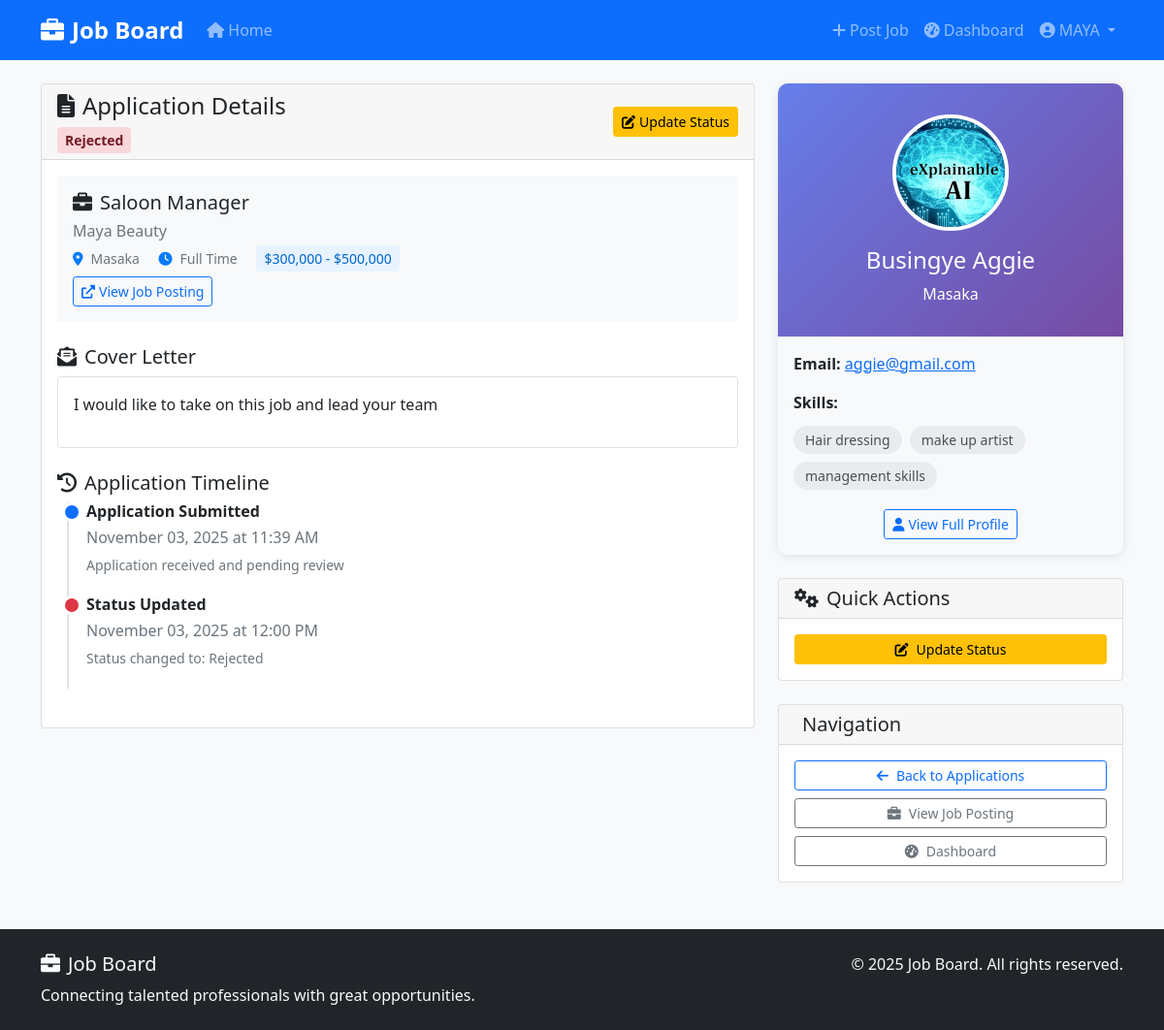
/application/3/ (signed in), run on the app's committed database.
### jobs/models.py (models this page shows, shortened)
class Application(models.Model):
    job = models.ForeignKey(Job, on_delete=models.CASCADE, related_name='applications')
    applicant = models.ForeignKey(User, on_delete=models.CASCADE, related_name='applications')
    cover_letter = models.TextField()
    status = models.CharField(max_length=20, choices=APPLICATION_STATUS_CHOICES, default='pending')
    applied_at = models.DateTimeField(auto_now_add=True)
    updated_at = models.DateTimeField(auto_now=True)
    notes = models.TextField(blank=True, null=True, help_text="Internal notes by employer")
    class Meta:
        unique_together = ('job', 'applicant')
        ordering = ['-applied_at']

class Job(models.Model):
    employer = models.ForeignKey(User, on_delete=models.CASCADE, related_name='jobs')
    title = models.CharField(max_length=200)
    company_name = models.CharField(max_length=200)
    description = models.TextField()
    requirements = models.TextField()
    location = models.CharField(max_length=200)
    salary_min = models.DecimalField(max_digits=10, decimal_places=2, blank=True, null=True)
    salary_max = models.DecimalField(max_digits=10, decimal_places=2, blank=True, null=True)
    job_type = models.CharField(max_length=20, choices=JOB_TYPE_CHOICES, default='full_time')
    is_active = models.BooleanField(default=True)
    created_at = models.DateTimeField(auto_now_add=True)
    updated_at = models.DateTimeField(auto_now=True)
    deadline = models.DateTimeField(blank=True, null=True)
    class Meta:
        ordering = ['-created_at']
    def get_salary_range(self):
        if self.salary_min and self.salary_max:
            return f"${self.salary_min:,.0f} - ${self.salary_max:,.0f}"
        elif self.salary_min:
            return f"From ${self.salary_min:,.0f}"
        elif self.salary_max:
            return f"Up to ${self.salary_max:,.0f}"
        return "Salary not specified"

### accounts/models.py (models this page shows, shortened)
class JobSeekerProfile(models.Model):
    user = models.OneToOneField(User, on_delete=models.CASCADE)
    full_name = models.CharField(max_length=200)
    phone_number = models.CharField(max_length=20, blank=True, null=True)
    location = models.CharField(max_length=200, blank=True, null=True)
    resume = models.FileField(upload_to='resumes/', blank=True, null=True)
    profile_picture = models.ImageField(upload_to='profile_pictures/', blank=True, null=True)
    skills = models.TextField(help_text="Enter skills separated by commas")
    experience = models.TextField(blank=True, null=True)
    education = models.TextField(blank=True, null=True)
    linkedin_url = models.URLField(blank=True, null=True)
    portfolio_url = models.URLField(blank=True, null=True)
    created_at = models.DateTimeField(auto_now_add=True)
    updated_at = models.DateTimeField(auto_now=True)
    def get_skills_list(self):
        return [skill.strip() for skill in self.skills.split(',') if skill.strip()]

### jobs/views.py (the view)
# urls.py: path('application/<int:pk>/', views.application_detail, name='application_detail'),
@login_required
def application_detail(request, pk):
    application = get_object_or_404(Application, pk=pk)
    if application.applicant != request.user and application.job.employer != request.user:
        raise Http404("Application not found")
    return render(request, 'jobs/application_detail.html', {'application': application})

### templates/jobs/application_detail.html (shortened to what this page needs)
{% extends 'base.html' %}
{% block content %}
<div class="row">
    <div class="col-lg-8">
        <div class="card mb-4">
            <div class="card-header d-flex justify-content-between align-items-center">
                <div>
                    <h4><i class="fas fa-file-alt me-2"></i>Application Details</h4>
                    <span class="application-status status-{{ application.status }}">
                        {{ application.get_status_display }}
                    </span>
                </div>
                <div>
                    {% if application.job.employer == user %}
                        <a href="{% url 'update_application_status' application.pk %}" class="btn btn-warning btn-sm">
                            <i class="fas fa-edit me-1"></i>Update Status
                        </a>
                    {% endif %}
                </div>
            </div>
            <div class="card-body">
                <div class="bg-light p-3 rounded mb-4">
                    <h5><i class="fas fa-briefcase me-2"></i>{{ application.job.title }}</h5>
                    <h6 class="text-muted">{{ application.job.company_name }}</h6>
                    <div class="job-meta mt-2">
                        <span class="me-3">
                            <i class="fas fa-map-marker-alt"></i>{{ application.job.location }}
                        </span>
                        <span class="me-3">
                            <i class="fas fa-clock"></i>{{ application.job.get_job_type_display }}
                        </span>
                        {% if application.job.salary_min or application.job.salary_max %}
                            <span class="salary-range">{{ application.job.get_salary_range }}</span>
                        {% endif %}
                    </div>
                    <div class="mt-2">
                        <a href="{% url 'job_detail' application.job.pk %}" class="btn btn-sm btn-outline-primary">
                            <i class="fas fa-external-link-alt me-1"></i>View Job Posting
                        </a>
                    </div>
                </div>
                <div class="mb-4">
                    <h5><i class="fas fa-envelope-open-text me-2"></i>Cover Letter</h5>
                    <div class="border rounded p-3 bg-white">
                        <div class="text-break">
                            {{ application.cover_letter|linebreaks }}
                        </div>
                    </div>
                </div>
                <div class="mb-4">
                    <h5><i class="fas fa-history me-2"></i>Application Timeline</h5>
                    <div class="timeline">
                        <div class="timeline-item">
                            <div class="timeline-marker bg-primary"></div>
                            <div class="timeline-content">
                                <h6>Application Submitted</h6>
                                <p class="text-muted mb-1">{{ application.applied_at|date:"F d, Y \a\t g:i A" }}</p>
                                <small class="text-muted">Application received and pending review</small>
                            </div>
                        </div>
                        {% if application.updated_at != application.applied_at %}
                            <div class="timeline-item">
                                <div class="timeline-marker
                                    {% if application.status == 'accepted' %}bg-success{% elif application.status == 'rejected' %}bg-danger{% else %}bg-warning{% endif %}">
                                </div>
                                <div class="timeline-content">
                                    <h6>Status Updated</h6>
                                    <p class="text-muted mb-1">{{ application.updated_at|date:"F d, Y \a\t g:i A" }}</p>
                                    <small class="text-muted">Status changed to: {{ application.get_status_display }}</small>
                                </div>
                            </div>
                        {% endif %}
                    </div>
                </div>
            </div>
        </div>
    </div>
    <div class="col-lg-4">
        <div class="profile-card mb-4">
            <div class="profile-header text-center">
                {% if application.applicant.jobseekerprofile.profile_picture %}
                    <img src="{{ application.applicant.jobseekerprofile.profile_picture.url }}"
                         alt="Profile Picture" class="profile-picture mb-3">
                {% else %}
                    <div class="profile-picture mb-3 d-flex align-items-center justify-content-center bg-light text-dark">
                        <i class="fas fa-user fa-3x"></i>
                    </div>
                {% endif %}
                <h4>{{ application.applicant.jobseekerprofile.full_name|default:application.applicant.username }}</h4>
                {% if application.applicant.jobseekerprofile.location %}
                    <p class="mb-0">{{ application.applicant.jobseekerprofile.location }}</p>
                {% endif %}
            </div>
            <div class="card-body">
                <div class="mb-3">
                    <strong>Email:</strong>
                    <a href="mailto:{{ application.applicant.email }}">{{ application.applicant.email }}</a>
                </div>
                {% if application.applicant.jobseekerprofile.skills %}
                    <div class="mb-3">
                        <strong>Skills:</strong>
                        <ul class="skills-list mt-2">
                            {% for skill in application.applicant.jobseekerprofile.get_skills_list %}
                                <li>{{ skill }}</li>
                            {% endfor %}
                        </ul>
                    </div>
                {% endif %}
                <div class="text-center">
                    <a href="{% url 'job_seeker_profile_detail' application.applicant.jobseekerprofile.pk %}"
                       class="btn btn-outline-primary btn-sm">
                        <i class="fas fa-user me-1"></i>View Full Profile
                    </a>
                </div>
            </div>
        </div>
        {% if application.job.employer == user %}
            <div class="card mb-4">
                <div class="card-header">
                    <h5 class="mb-0"><i class="fas fa-cogs me-2"></i>Quick Actions</h5>
                </div>
                <div class="card-body">
                    <div class="d-grid gap-2">
                        {% if application.status == 'pending' %}
                            <a href="{% url 'update_application_status' application.pk %}?status=reviewed"
                               class="btn btn-info btn-sm">
                                <i class="fas fa-eye me-2"></i>Mark as Reviewed
                            </a>
                            <a href="{% url 'update_application_status' application.pk %}?status=accepted"
                               class="btn btn-success btn-sm">
                                <i class="fas fa-check me-2"></i>Accept Application
                            </a>
                            <a href="{% url 'update_application_status' application.pk %}?status=rejected"
                               class="btn btn-danger btn-sm">
                                <i class="fas fa-times me-2"></i>Reject Application
                            </a>
                        {% else %}
                            <a href="{% url 'update_application_status' application.pk %}"
                               class="btn btn-warning btn-sm">
                                <i class="fas fa-edit me-2"></i>Update Status
                            </a>
                        {% endif %}
                    </div>
                </div>
            </div>
        {% endif %}
        <div class="card">
            <div class="card-header">
                <h5 class="mb-0">Navigation</h5>
            </div>
            <div class="card-body">
                <div class="d-grid gap-2">
                    <a href="{% url 'job_applications' application.job.pk %}" class="btn btn-outline-primary btn-sm">
                        <i class="fas fa-arrow-left me-2"></i>Back to Applications
                    </a>
                    <a href="{% url 'job_detail' application.job.pk %}" class="btn btn-outline-secondary btn-sm">
                        <i class="fas fa-briefcase me-2"></i>View Job Posting
                    </a>
                    <a href="{% url 'employer_dashboard' %}" class="btn btn-outline-secondary btn-sm">
                        <i class="fas fa-tachometer-alt me-2"></i>Dashboard
                    </a>
                </div>
            </div>
        </div>
    </div>
</div>
{% endblock %}

### templates/base.html (shortened to what this page needs)
<!DOCTYPE html>
<html lang="en">
<head>
    <link href="https://cdn.jsdelivr.net/npm/bootstrap@5.1.3/dist/css/bootstrap.min.css" rel="stylesheet">
    <link rel="stylesheet" href="https://cdnjs.cloudflare.com/ajax/libs/font-awesome/6.0.0/css/all.min.css">
    {% load static %}
    <link rel="stylesheet" href="{% static 'css/style.css' %}">
</head>
<body>
    <nav class="navbar navbar-expand-lg navbar-dark bg-primary">
        <div class="container">
            <a class="navbar-brand fw-bold" href="{% url 'home' %}">
                <i class="fas fa-briefcase me-2"></i>Job Board
            </a>
            <div class="collapse navbar-collapse" id="navbarNav">
                <ul class="navbar-nav me-auto">
                    <li class="nav-item">
                        <a class="nav-link" href="{% url 'home' %}">
                            <i class="fas fa-home me-1"></i>Home
                        </a>
                    </li>
                </ul>
                <ul class="navbar-nav">
                    {% if user.is_authenticated %}
                        {% if user.userprofile.role == 'employer' %}
                            <li class="nav-item">
                                <a class="nav-link" href="{% url 'create_job' %}">
                                    <i class="fas fa-plus me-1"></i>Post Job
                                </a>
                            </li>
                            <li class="nav-item">
                                <a class="nav-link" href="{% url 'employer_dashboard' %}">
                                    <i class="fas fa-tachometer-alt me-1"></i>Dashboard
                                </a>
                            </li>
                        {% endif %}
                        <li class="nav-item dropdown">
                            <a class="nav-link dropdown-toggle" href="#" id="navbarDropdown" role="button" data-bs-toggle="dropdown">
                                <i class="fas fa-user-circle me-1"></i>{{ user.username }}
                            </a>
                        </li>
                    {% endif %}
                </ul>
            </div>
        </div>
    </nav>
    <main class="container mt-4">
        {% block content %}{% endblock %}
    </main>
    <footer class="bg-dark text-light py-4 mt-5">
        <div class="container">
            <div class="row">
                <div class="col-md-6">
                    <h5><i class="fas fa-briefcase me-2"></i>Job Board</h5>
                    <p class="mb-0">Connecting talented professionals with great opportunities.</p>
                </div>
                <div class="col-md-6 text-md-end">
                    <p class="mb-0">&copy; {% now "Y" %} Job Board. All rights reserved.</p>
                </div>
            </div>
        </div>
    </footer>
</body>
</html>

### data on the page
Application: status "Rejected", job "Saloon Manager", job.company_name "Maya Beauty", job.location "Masaka", job.job_type "Full Time", job.get_salary_range "$300,000 - $500,000", cover_letter "I would like to take on this job and lead your team", applied_at "November 03, 2025 at 11:39 AM", updated_at "November 03, 2025 at 12:00 PM", applicant.jobseekerprofile.profile_picture (picture), applicant.jobseekerprofile.full_name "Busingye Aggie", applicant.jobseekerprofile.location "Masaka", applicant.email "aggie@gmail.com"

### other printed values
{{ user.username }} "MAYA"
{{ skill }} "Hair dressing" "make up artist" "management skills"
